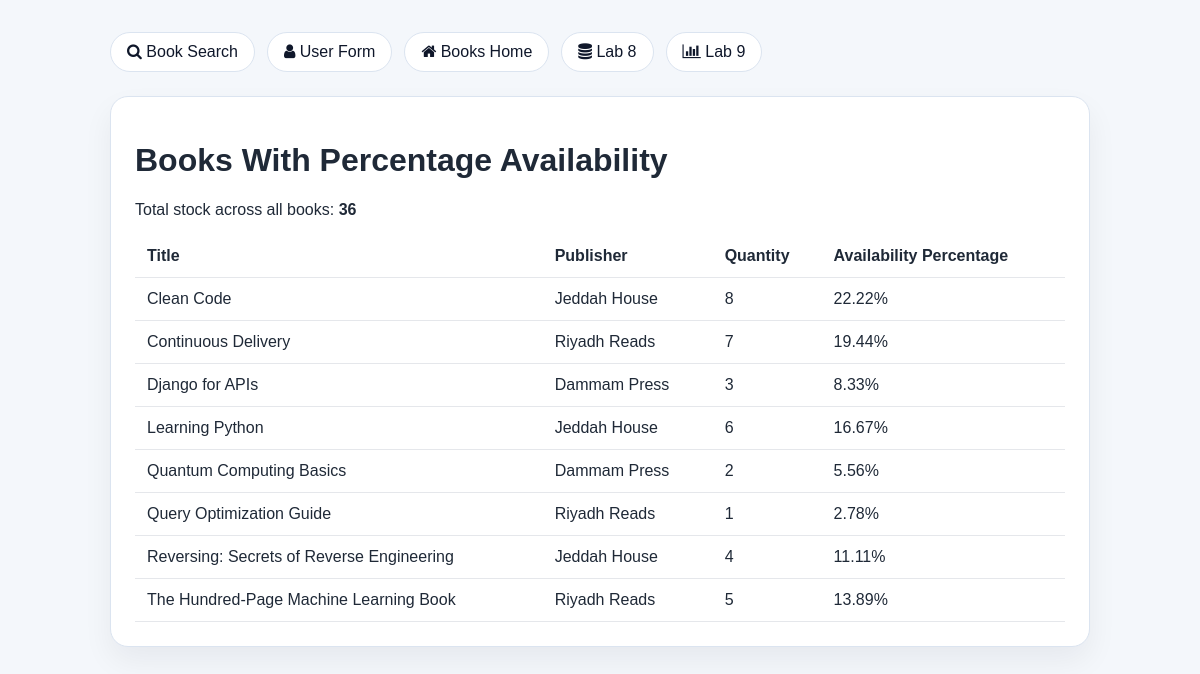
The app's page /books/lab9/task1 with its own data.
### apps/bookmodule/models.py (models this page shows, shortened)
class Book(models.Model):
    title = models.CharField(max_length=50)
    author = models.CharField(max_length=50)
    price = models.FloatField(default=0.0)
    edition = models.SmallIntegerField(default=1)
    quantity = models.IntegerField(default=1)
    pubdate = models.DateTimeField(default=timezone.now)
    rating = models.SmallIntegerField(default=1)
    publisher = models.ForeignKey(
        Publisher,
        null=True,
        blank=True,
        on_delete=models.SET_NULL,
        related_name="books",
    )
    authors = models.ManyToManyField(Author, blank=True, related_name="books")
    class Meta:
        ordering = ["title", "id"]

class Publisher(models.Model):
    name = models.CharField(max_length=200)
    location = models.CharField(max_length=300)
    class Meta:
        ordering = ["name", "id"]

### apps/bookmodule/views.py (the view)
# urls.py: path("lab9/task1", views.lab9_task1, name="lab9-task1"),
def lab9_task1(request):
    books = list(Book.objects.select_related("publisher").all().order_by("title"))
    total_quantity = sum(book.quantity for book in books)
    for book in books:
        if total_quantity:
            book.availability_percentage = (book.quantity / total_quantity) * 100
        else:
            book.availability_percentage = 0
    return render(
        request,
        "bookmodule/lab9_availability.html",
        {
            "page_title": "Lab 9 - Task 1",
            "books": books,
            "total_quantity": total_quantity,
        },
    )

### apps/templates/bookmodule/lab9_availability.html (shortened to what this page needs)
{% extends "layouts/base.html" %}
{% block content %}
<div class="card">
    <h1>Books With Percentage Availability</h1>
    <p>Total stock across all books: <strong>{{ total_quantity }}</strong></p>
    <table>
        <thead>
            <tr>
                <th>Title</th>
                <th>Publisher</th>
                <th>Quantity</th>
                <th>Availability Percentage</th>
            </tr>
        </thead>
        <tbody>
            {% for book in books %}
            <tr>
                <td>{{ book.title }}</td>
                <td>{{ book.publisher.name|default:"No publisher" }}</td>
                <td>{{ book.quantity }}</td>
                <td>{{ book.availability_percentage|floatformat:2 }}%</td>
            </tr>
            {% endfor %}
        </tbody>
    </table>
</div>
{% endblock content %}

### apps/templates/layouts/base.html (style rules this page uses)
body { margin: 0; font-family: Arial, sans-serif; background: #f4f7fb; color: #1f2937; }
.card { background: #fff; border: 1px solid #dbe4f0; border-radius: 18px; padding: 24px; box-shadow: 0 14px 30px rgba(15, 23, 42, 0.06); margin-bottom: 20px; }
table { width: 100%; border-collapse: collapse; margin-top: 16px; }
th, td { border-bottom: 1px solid #e5e7eb; padding: 12px; text-align: left; }

### records on screen
Book: title "Clean Code", publisher.name "Jeddah House", quantity "8", availability_percentage "22.22"
Book: title "Continuous Delivery", publisher.name "Riyadh Reads", quantity "7", availability_percentage "19.44"
Book: title "Django for APIs", publisher.name "Dammam Press", quantity "3", availability_percentage "8.33"
Book: title "Learning Python", publisher.name "Jeddah House", quantity "6", availability_percentage "16.67"
Book: title "Quantum Computing Basics", publisher.name "Dammam Press", quantity "2", availability_percentage "5.56"
Book: title "Query Optimization Guide", publisher.name "Riyadh Reads", quantity "1", availability_percentage "2.78"
Book: title "Reversing: Secrets of Reverse Engineering", publisher.name "Jeddah House", quantity "4", availability_percentage "11.11"
Book: title "The Hundred-Page Machine Learning Book", publisher.name "Riyadh Reads", quantity "5", availability_percentage "13.89"

### other values on screen
{{ total_quantity }} "36"
